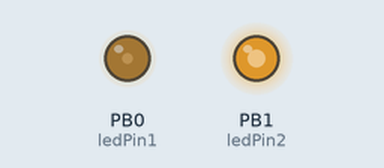
This sketch was run on a simulated ATtiny85, built with avr-gcc and run on an emulated ATtiny85. Shown: output pins drawn as LEDs (lit = HIGH). Random numbers use the default seed unless the sketch sets one.

Above: at 1.42 s.
At 9.44 s:
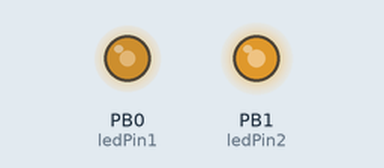
At 20.32 s:
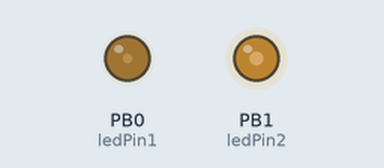
At 37.62 s:
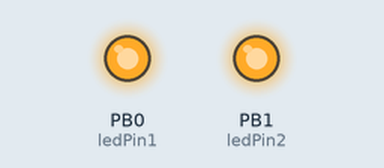
Timing chart, 0 to 40.0 s (numbered marks = the images above):
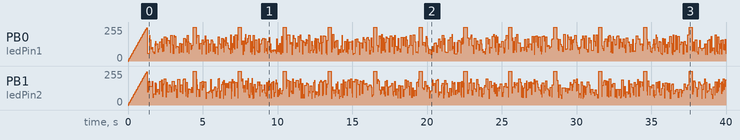

The sketch:

IronManArcReactorFlicker.ino
```cpp
/*
 * Flicker some LEDs with Attiny85 to be used as a background on
 * a costume prop, Iron Man Arc Reactor
 */

//Attiny PWM output pins
int ledPin1 = 0;
int ledPin2 = 1;

//Limits for the flicker
int minBrightness = 50;
int maxBrightness = 200;

unsigned long lastPing;
unsigned long currentTime;

void setup() {
  pinMode(ledPin1, OUTPUT);
  pinMode(ledPin2, OUTPUT);

  bootSequence();
  lastPing = millis();
}

void loop() {
  analogWrite(ledPin1, random(minBrightness, maxBrightness));
  analogWrite(ledPin2, random(minBrightness, maxBrightness));
  delay(random(100));
  currentTime = millis();
  //check for ping every 3 sec
  if(currentTime >= lastPing + 3000){
    lastPing = currentTime;
    analogWrite(ledPin1, 255);
    analogWrite(ledPin2, 255);
    delay(200);
  }
}

void bootSequence(){
  //ramp up to full brightness
  for (int i=0; i<=255; i+=10)
  {
    analogWrite(ledPin1, i);
    analogWrite(ledPin2, i);
    delay(50);
  }
}
```
